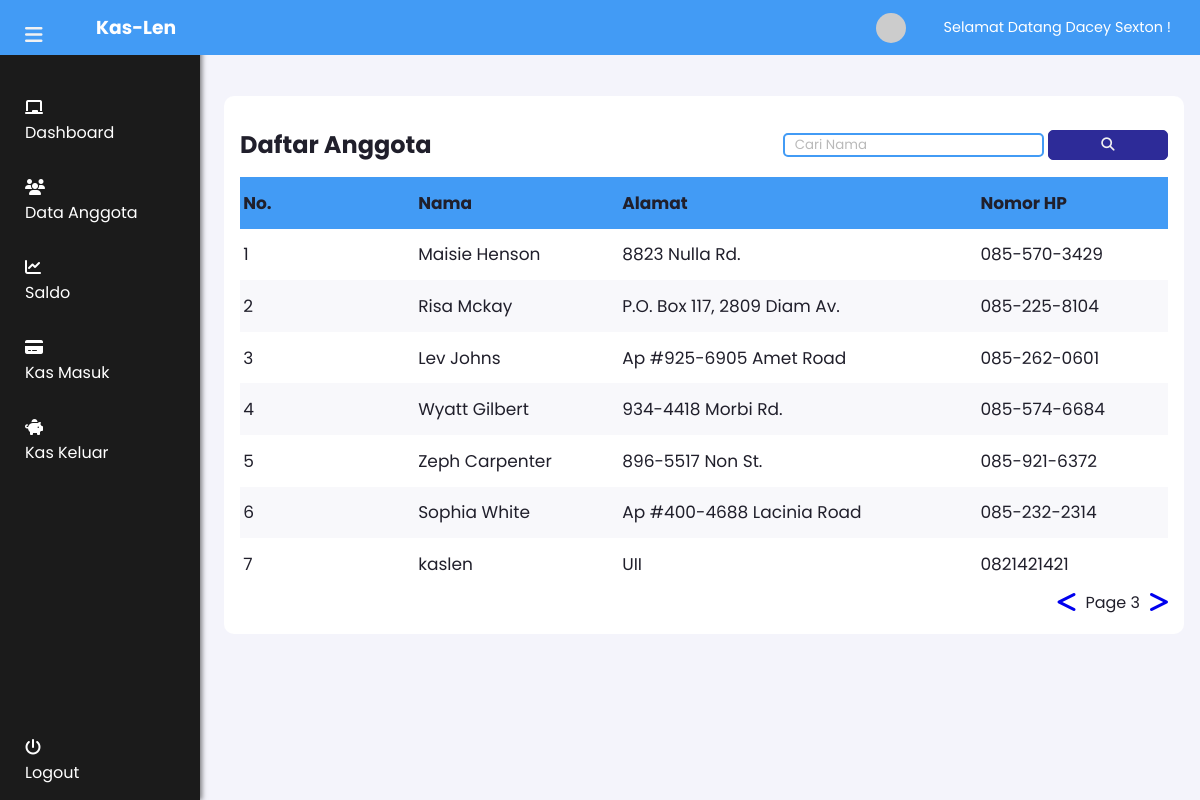
The app's page /dataanggota/dataanggota.php?halaman=3 (signed in) with its own data.
### tables this page shows
CREATE TABLE `users` (
  `user_id` int(11) NOT NULL,
  `username` varchar(64) NOT NULL,
  `password` varchar(255) NOT NULL,
  `nama` varchar(255) NOT NULL,
  `alamat` varchar(255) NOT NULL,
  `nomorhp` varchar(15) NOT NULL
);

### dataanggota/dataanggota.php (the view, shortened to what this page needs)
<?php
require '../conf/koneksi.php';
$result= mysqli_query($conn,"SELECT nama,alamat,nomorhp from users");
$rows= [];
while($row = mysqli_fetch_assoc($result)){
	$rows[]=$row;
}
$jumlahDataPerHalaman = 7;
$jumlahData = count($rows);
$jumlahHalaman = ceil($jumlahData / $jumlahDataPerHalaman);
$halamanAktif = (isset($_GET["halaman"])) ? $_GET["halaman"] : 1;
$awalData = ($jumlahDataPerHalaman * $halamanAktif) - $jumlahDataPerHalaman;
$result_ = mysqli_query($conn,"SELECT nama,alamat,nomorhp from users LIMIT $awalData,$jumlahDataPerHalaman");
$rows= [];
while($row = mysqli_fetch_assoc($result_)){
	$rows[]=$row;
}
?>
<!DOCTYPE html>
<html lang="en">
	<head>
		<link rel="stylesheet" href="style.css" type="text/css" />
	</head>
	<body>
		<?php include "../navbar/navbar.php"?>
		<main>
			<div class="dashboard-container">
				<div class="card detail">
					<div class="detail-header">
						<h2>Daftar Anggota</h2>
						<div class="search-container">
				<form action="" method="post">
					<input type="text" placeholder="Cari Nama" name="keyword" />
					<button type="submit" name="search"><i class="fa fa-search"></i></button>
				</form>
				</div>
					</div>
					<table>
						<tr>
							<th>No.</th>
							<th>Nama</th>
							<th>Alamat</th>
							<th>Nomor HP</th>
						</tr>
						<?php $idx = 1;?>
					<?php
					foreach($rows as $data): ?>
					<tr>
						<td><?= $idx ?></td>
						<td><?= $data["nama"]; ?></td>
						<td><?= $data["alamat"]; ?> </td>
						<td><?= $data["nomorhp"]; ?></td>
					</tr>
					<?php $idx++; ?>
					<?php endforeach; ?>
					</table>
					<?php if($jumlahHalaman>1) : ?>
					<div class="pagination">
						<?php if($halamanAktif>1) : ?>
						<a href="?halaman=<?=$halamanAktif-1; ?>"> <span class="fas fa-less-than left"></span></a>
						<?php endif; ?>
						<p>Page <?=$halamanAktif ?></p>
						<?php if($halamanAktif<$jumlahHalaman): ?>
						<a href="?halaman=<?=$halamanAktif+1; ?>"> <span class="fas fa-greater-than right"></span></a>
						<?php endif;?>
					</div>
					<?php endif;?>
				</div>
			</div>
		</main>
	</body>
</html>

### dataanggota/style.css (style rules this page uses)
* { margin: 0; padding: 0; box-sizing: border-box; outline: none; font-family: "Poppins", sans-serif; }
body { background-color: #f4f4fb; }
h2 { font: 18px; padding: 15px 0; }
.dashboard-container { display: grid; grid-template-columns: 1fr 1fr 1fr 0.5fr 0.5fr; grid-template-rows: auto; gap: 1rem; grid-template-areas: "detail detail detail detail detail" "detail detail detail detail detail" "detail detail detail detail detail"; }
main { min-height: 100%; padding: 6rem 1rem 2rem 14rem; color: #201f2b; }
.card { background-color: #fff; padding: 1rem; border-radius: 10px; }
.detail { grid-area: detail; overflow-x: auto; }
.detail-header { display: grid; grid-auto-flow: column; justify-content: space-between; align-items: center; }
.detail-header button { height: 30px; width: 120px; border: 1px solid #2d2b98; background-color: #2d2b98; color: #f2f2f2; border-radius: 5px; cursor: pointer; transition: all 0.2 ease-in; }
.detail table { width: 100%; border-collapse: collapse; }
.detail table tr:nth-child(odd) { background-color: #f8f8fb; }
.detail table th { background-color: #429bf5; }
.detail table th, .detail table td { padding: 0.8rem 0.2rem; text-align: left; min-width: 120px; font-size: 17px; }
.search-container input[type="text"] { border-radius: 5px; border: 2px #429bf5 solid; }
.search-container ::placeholder { opacity: 50%; padding-left: 10px; }
.pagination { display: flex; float: right; }
.pagination .right { font-size: 24px; padding-left: 10px; }
.pagination .left { font-size: 24px; padding-right: 10px; }

### records on screen
users: nama "Maisie Henson", alamat "8823 Nulla Rd.", nomorhp "085-570-3429"
users: nama "Risa Mckay", alamat "P.O. Box 117, 2809 Diam Av.", nomorhp "085-225-8104"
users: nama "Lev Johns", alamat "Ap #925-6905 Amet Road", nomorhp "085-262-0601"
users: nama "Wyatt Gilbert", alamat "934-4418 Morbi Rd.", nomorhp "085-574-6684"
users: nama "Zeph Carpenter", alamat "896-5517 Non St.", nomorhp "085-921-6372"
users: nama "Sophia White", alamat "Ap #400-4688 Lacinia Road", nomorhp "085-232-2314"
users: nama "kaslen", alamat "UII", nomorhp "0821421421"

### other values on screen
$_SESSION["nama"] "Dacey Sexton"
$halamanAktif "3"
